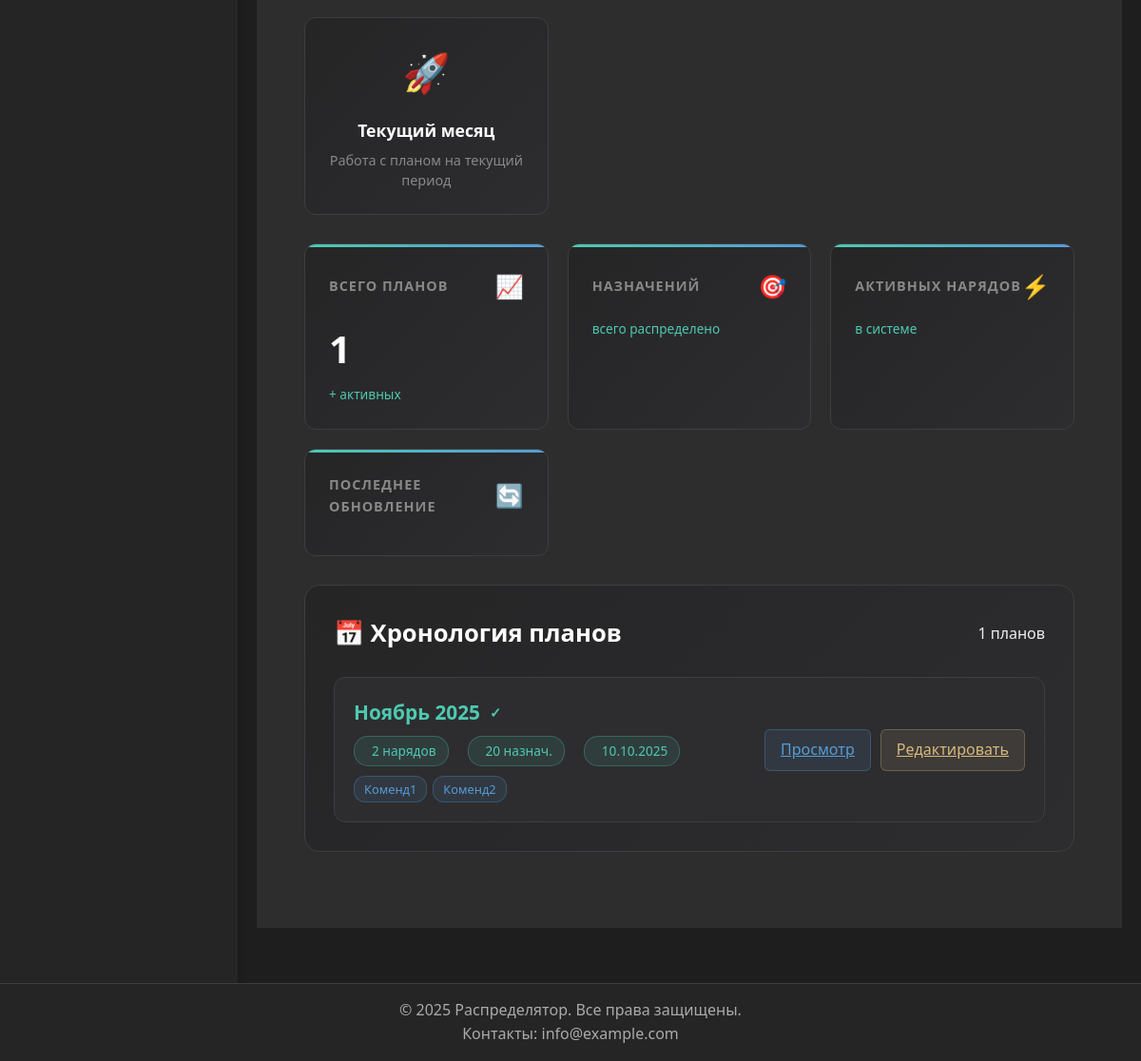
Before: /commandant/plans/ (signed in, lower part) with the older database file.
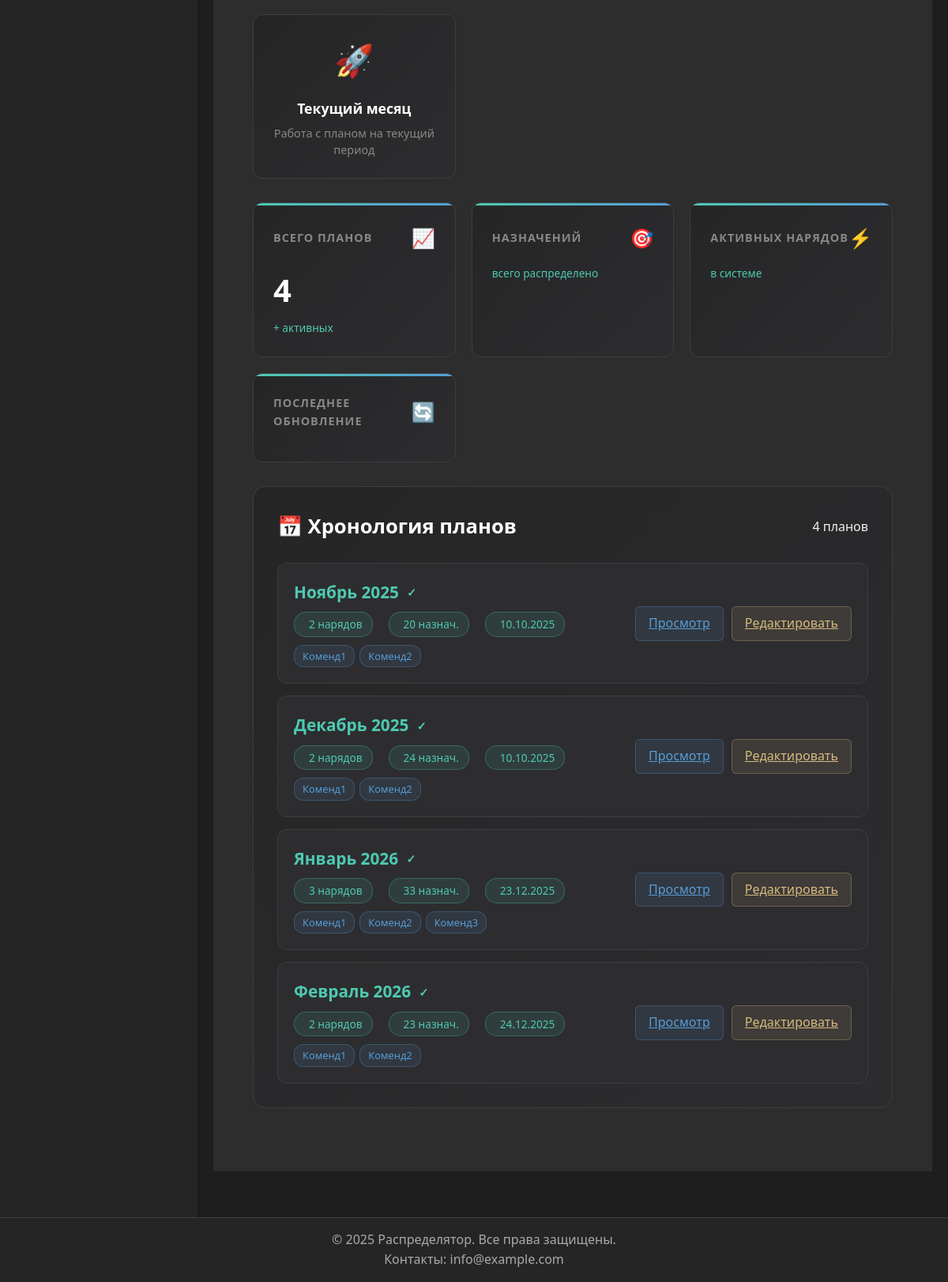
After: the same page with the newer database file.
### duty/models.py (models this page shows, shortened)
class MonthlyDutyPlan(models.Model):
    month = models.DateField('Месяц планирования')
    duties = models.ManyToManyField(
        'Duty',
        verbose_name='Наряды в плане',
        related_name='monthly_plans',
        through='MonthlyDutyPlanDuty'
    )
    selected_units = models.JSONField(
        'Выбранные подразделения',
        default=list,
        blank=True,
        help_text='JSON список выбранных подразделений для распределения'
    )
    is_generated = models.BooleanField('График сгенерирован', default=False)
    duty_schedule_settings = models.JSONField(
        'Настройки расписания нарядов',
        default=dict,
        blank=True,
        help_text='JSON с настройками дней для каждого наряда'
    )
    last_generated_at = models.DateTimeField('Дата последней генерации', null=True, blank=True)
    created_at = models.DateTimeField('Дата создания', auto_now_add=True)
    class Meta:
        verbose_name = 'Месячный план нарядов'
        verbose_name_plural = 'Месячные планы нарядов'
        unique_together = ['month']

class Duty(models.Model):
    duty_name = models.CharField('Название наряда', max_length=50)
    duty_weight = models.FloatField('Вес наряда')
    is_commandant = models.BooleanField('Добавлено комендантом', default=False)
    faculty = models.ForeignKey(
        Faculty,
        on_delete=models.SET_NULL,
        null=True,
        blank=True,
        verbose_name='Факультет',
        related_name='duties'
    )
    department = models.ForeignKey(
        Department,
        on_delete=models.SET_NULL,
        null=True,
        blank=True,
        verbose_name='Кафедра',
        related_name='duties'
    )
    people_count = models.PositiveIntegerField('Количество людей', default=1)
    assigned_faculty = models.ForeignKey(
        Faculty,
        on_delete=models.SET_NULL,
        null=True,
        blank=True,
        verbose_name='Закреплённый факультет',
        related_name='assigned_duties_as_faculty'
    )
    assigned_department = models.ForeignKey(
        Department,
        on_delete=models.SET_NULL,
        null=True,
        blank=True,
        verbose_name='Закреплённая кафедра',
        related_name='assigned_duties_as_department'
    )
    class Meta:
        verbose_name = 'Наряд'
        verbose_name_plural = 'Наряды'
        constraints = [
            models.UniqueConstraint(
                fields=['duty_name'],
                name='unique_duty_for_commandant',
                condition=Q(is_commandant=True)
            ),
            models.UniqueConstraint(
                fields=['duty_name', 'faculty'],
                name='unique_duty_for_faculty',
                condition=Q(faculty__isnull=False, department__isnull=True, is_commandant=False)
            ),
            models.UniqueConstraint(
                fields=['duty_name', 'department'],
                name='unique_duty_for_department',
                condition=Q(department__isnull=False)
            ),
        ]

### commandant/views.py (the view)
# urls.py: path('plans/', views.PlanListView.as_view(), name='plan_list'),  # НОВЫЙ URL
class PlanListView(IsCommandantMixin, ListView):
    model = MonthlyDutyPlan
    template_name = 'profiles/commandant/plans/list.html'
    context_object_name = 'plans'
    ordering = ['-month']
    paginate_by = 10
    def get_queryset(self):
        return MonthlyDutyPlan.objects.filter(
            is_generated=True
        ).select_related().prefetch_related('duties').all()
    def get_context_data(self, **kwargs):
        context = super().get_context_data(**kwargs)
        for plan in context['plans']:
            plan.schedule_count = DutySchedule.objects.filter(
                date__year=plan.month.year,
                date__month=plan.month.month
            ).count()
        return context

### core/mixins.py (called while the page is built)
    def dispatch(self, request, *args, **kwargs):
        if not request.user.is_authenticated:
            messages.warning(request, _("Для доступа необходимо авторизоваться"))
            return redirect(self.login_url)
        if not request.user.groups.filter(name='Комендант').exists():
            messages.warning(request, self.permission_denied_message)
            return redirect('home')
        return super().dispatch(request, *args, **kwargs)

### core/utils.py (called while the page is built)
def get_user_type(user):
    if user.is_superuser:
        return 'admin'
    groups = list(user.groups.values_list('name', flat=True))
    if 'Комендант' in groups:
        return 'commandant'
    elif 'Факультет' in groups:
        return 'faculty'
    elif 'Кафедра' in groups:
        return 'department'
    return None

### templates/profiles/commandant/plans/list.html (shortened to what this page needs)
{% extends "base_account.html" %}
{% load static %}
{% block extra_head %}
<link rel="stylesheet" href="{% static 'css/commandant_duty_plan.css' %}">
{% endblock %}
{% block account_content %}
<div class="dashboard-container">
    {% if plans %}
    <div class="quick-actions">
        <div class="quick-action-card" onclick="location.href='{% url 'commandant:duty_plan' %}?year={% now 'Y' %}&month={% now 'n' %}'">
            <div class="action-icon">🚀</div>
            <div class="action-title">Текущий месяц</div>
            <div class="action-description">Работа с планом на текущий период</div>
        </div>
    </div>
    <div class="stats-overview">
        <div class="stat-card">
            <div class="stat-header">
                <div class="stat-title">Всего планов</div>
                <div class="stat-icon">📈</div>
            </div>
            <div class="stat-value">{{ plans.count }}</div>
            <div class="stat-change">+{{ active_plans_count }} активных</div>
        </div>
        <div class="stat-card">
            <div class="stat-header">
                <div class="stat-title">Назначений</div>
                <div class="stat-icon">🎯</div>
            </div>
            <div class="stat-change">всего распределено</div>
        </div>
        <div class="stat-card">
            <div class="stat-header">
                <div class="stat-title">Активных нарядов</div>
                <div class="stat-icon">⚡</div>
            </div>
            <div class="stat-change">в системе</div>
        </div>
        <div class="stat-card">
            <div class="stat-header">
                <div class="stat-title">Последнее обновление</div>
                <div class="stat-icon">🔄</div>
            </div>
        </div>
    </div>
    <div class="timeline-section" id="timeline">
        <div class="section-header">
            <h2 class="section-title">📅 Хронология планов</h2>
            <div class="section-actions">
                <span class="text-muted">{{ plans.count }} планов</span>
            </div>
        </div>
        <div class="timeline">
            {% for plan in plans %}
            <div class="timeline-item">
                <div class="timeline-content">
                    <div class="timeline-month">
                        {{ plan.month|date:"F Y" }}
                        {% if plan.is_generated %}
                        <span style="color: #4ec9b0; font-size: 0.9rem;">✓</span>
                        {% else %}
                        <span style="color: #d7ba7d; font-size: 0.9rem;">✎</span>
                        {% endif %}
                    </div>
                    <div class="timeline-meta">
                        <span class="meta-badge">
                            {{ plan.duties.count }} нарядов
                        </span>
                        <span class="meta-badge">
                            {% if plan.schedule_count %}
                                {{ plan.schedule_count }} назнач.
                            {% else %}
                                0 назнач.
                            {% endif %}
                        </span>
                        <span class="meta-badge">
                            {{ plan.created_at|date:"d.m.Y" }}
                        </span>
                    </div>
                    <div class="timeline-duties">
                        {% for duty in plan.duties.all|slice:":4" %}
                        <span class="duty-pill">{{ duty.duty_name }}</span>
                        {% endfor %}
                    </div>
                </div>
                <div class="timeline-actions">
                    <a href="{% url 'commandant:plan_detail' plan.pk %}" class="btn-view">
                         Просмотр
                    </a>
                    <a href="{% url 'commandant:duty_plan' %}?year={{ plan.month.year }}&month={{ plan.month.month }}"
                       class="btn-edit">
                         Редактировать
                    </a>
                </div>
            </div>
            {% endfor %}
        </div>
    </div>
    {% endif %}
</div>
{% endblock %}

Changed rows visible on the page:
now on this page (row edited): MonthlyDutyPlan: month "Декабрь 2025", duties.count "2", schedule_count "24", created_at "10.10.2025", Duty (duty_name "Коменд1"), Duty (duty_name "Коменд2")
added MonthlyDutyPlan: month "Январь 2026", duties.count "3", schedule_count "33", created_at "23.12.2025", Duty (duty_name "Коменд1"), Duty (duty_name "Коменд2")
now on this page (row unchanged): Duty: duty_name "Коменд3", shown under "Январь 2026"
added MonthlyDutyPlan: month "Февраль 2026", duties.count "2", schedule_count "23", created_at "24.12.2025", Duty (duty_name "Коменд1"), Duty (duty_name "Коменд2")
Other visible differences:
{{ plans.count }}: "1" → "4"
